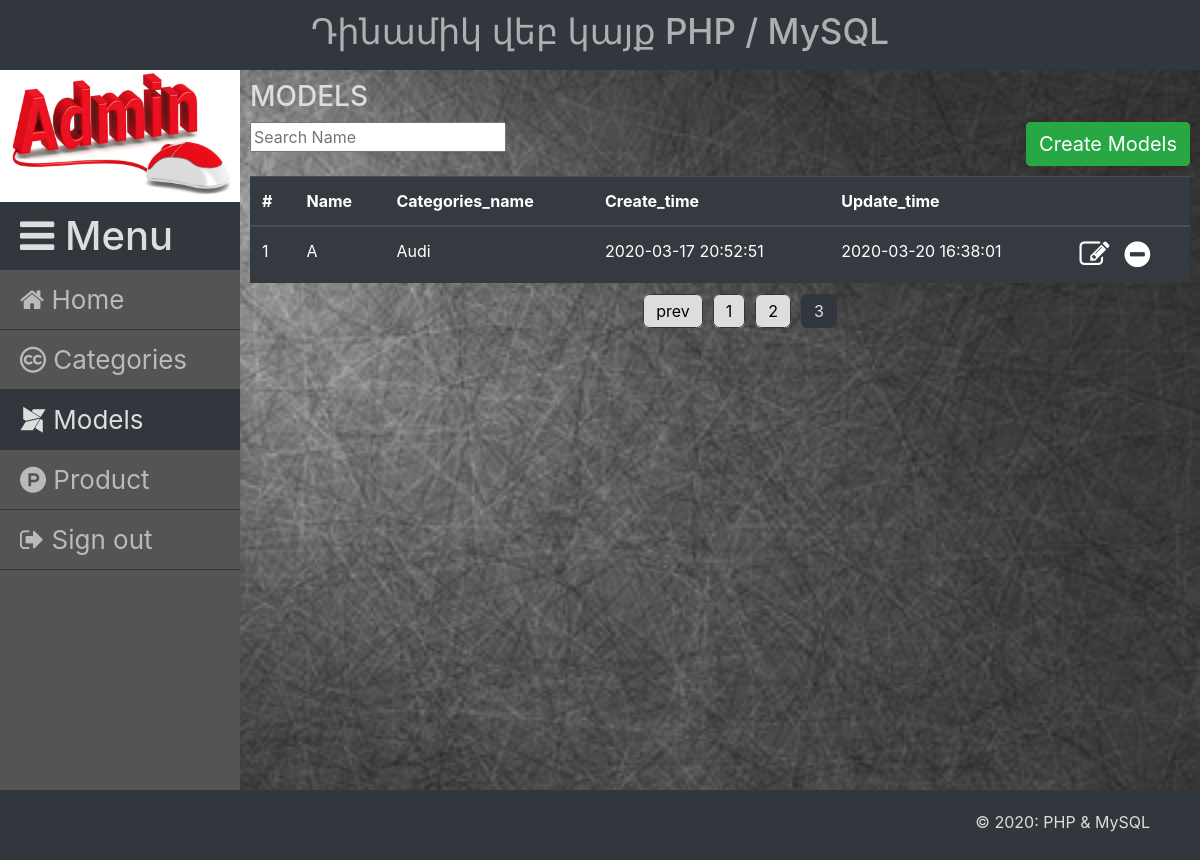
Screenshot of /admin.php?models=models&pn=3 with the database file from the repository.
### tables this page shows
CREATE TABLE `models` (
  `id` int(11) NOT NULL,
  `name` varchar(255) DEFAULT NULL,
  `categories_id` int(11) DEFAULT NULL,
  `create_time` datetime DEFAULT NULL,
  `update_time` timestamp NULL DEFAULT NULL ON UPDATE current_timestamp()
);

CREATE TABLE `categories` (
  `id` int(11) NOT NULL,
  `name` varchar(255) DEFAULT NULL,
  `create_time` datetime DEFAULT NULL,
  `update_time` timestamp NULL DEFAULT NULL ON UPDATE current_timestamp()
);

### page/models/models.php (the view, shortened to what this page needs)
<?php
require 'connect/connect.php';
$models_count = $conn->prepare("SELECT * FROM `models`");
$models_count->execute();
$count = $models_count->rowCount();
$page_rows = 5;
$list = ceil($count/$page_rows);
$pn = 1;
if (isset($_GET['pn'])){
    $pn = $_GET['pn'];
}
$pagination_link = '';
if ($list != 1){
    if ($pn > 1){
        $previous = $pn - 1;
        $pagination_link .= '<a href="?models=models&pn='.$previous.'" class="pn">prev</a>';
        for ($i = $pn - 2; $i < $pn; $i++){
            if ($i > 0){
                $pagination_link .= '<a href="?models=models&pn='.$i.'" class="pn">'.$i.'</a>';
            }
        }
    }
    $pagination_link .= '<a class="pn active">'.$pn.'</a>';
}
$limit = 'LIMIT '.($pn - 1) * $page_rows.','.$page_rows;
$models_category = $conn->query("SELECT `mod`.*, `cat`.`name` as `cat_name`
FROM `models` AS `mod`
         LEFT JOIN `categories` AS `cat`
                   ON `mod`.`categories_id` = `cat`.`id` ORDER BY `id` DESC $limit");
$models_category->execute();
$arrModelsCategory = $models_category->fetchAll(PDO::FETCH_ASSOC);
?>
<div class="page_contents">
    <h3>MODELS</h3>
    <input type="text" placeholder="Search Name" class="search">
    <a href="?models=models_insert_form" class='btn btn-success create_new'>Create Models</a>
    <table class="table table-hover table-dark">
        <thead>
        <tr>
            <th>#</th>
            <th>Name</th>
            <th>Categories_name</th>
            <th>Create_time</th>
            <th>Update_time</th>
            <th></th>
        </tr>
        </thead>
        <tbody id="tbody">
        <?php foreach ($arrModelsCategory as $item): ?>
            <tr class="remove">
                <td><?= $item['id'] ?></td>
                <td><?= $item['name'] ?></td>
                <td><?= $item['cat_name'] ?></td>
                <td><?= $item['create_time'] ?></td>
                <td><?= $item['update_time'] ?></td>
                <td>
                    <a href="?models=models_update_form&id=<?= $item['id'] ?>&categories_id=<?= $item['categories_id'] ?>" class="edit"><i class="fa fa-pencil-square-o" aria-hidden="true"></i></a>
                    <a class="delete_models delete"><i class="fa fa-minus-circle" aria-hidden="true"></i></a>
                </td>
            </tr>
        <?php endforeach; ?>
        </tbody>
    </table>
    <div class="pagination">
        <ul>
            <li class="page_href"><?= $pagination_link ?></li>
        </ul>
    </div>
</div>

### css/style.css (style rules this page uses)
.page_contents { padding: 10px; }
.page_contents h3 { color: #ddd; }
.create_new { font-size: 20px; float: right; margin-bottom: 10px; }
.page_contents .edit { float: left; margin-right: 15px; }
.page_contents .edit i { font-size: 30px; color: #fff; }
.page_contents .delete i { font-size: 30px; cursor: pointer; }
.pagination { text-align: center; display: block; }
.pagination ul li { display: inline; padding-left: 0; }
.pagination a.pn { background-color: #ddd; border: solid 1px #32373d; border-radius: 0.4rem; text-decoration: none; text-align: center; padding: 6px 12px; color: #000; margin: 0 5px; }
.pagination a.pn.active { background: #32373d; color: #ddd; }

### rows the page displays
models: id "1", name "A", categories.name "Audi", create_time "2020-03-17 20:52:51", update_time "2020-03-20 16:38:01"

### other values shown
$pn "3"
